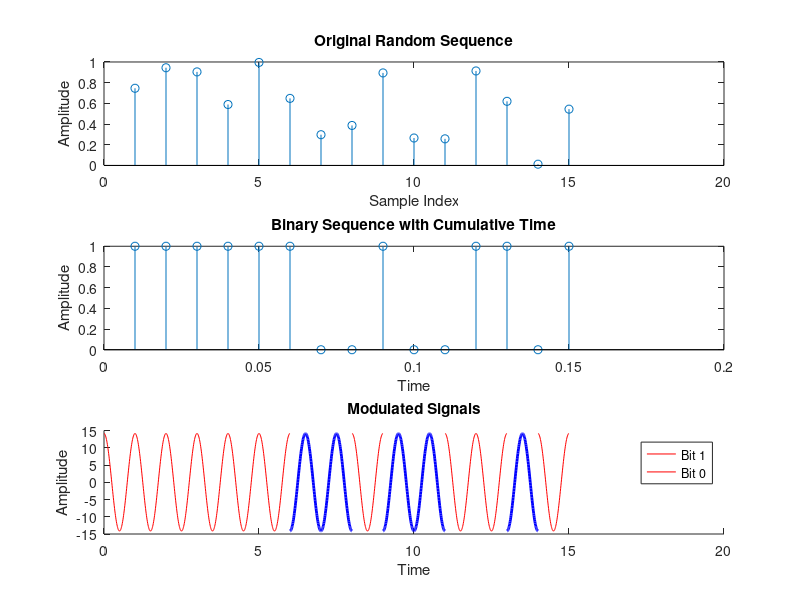
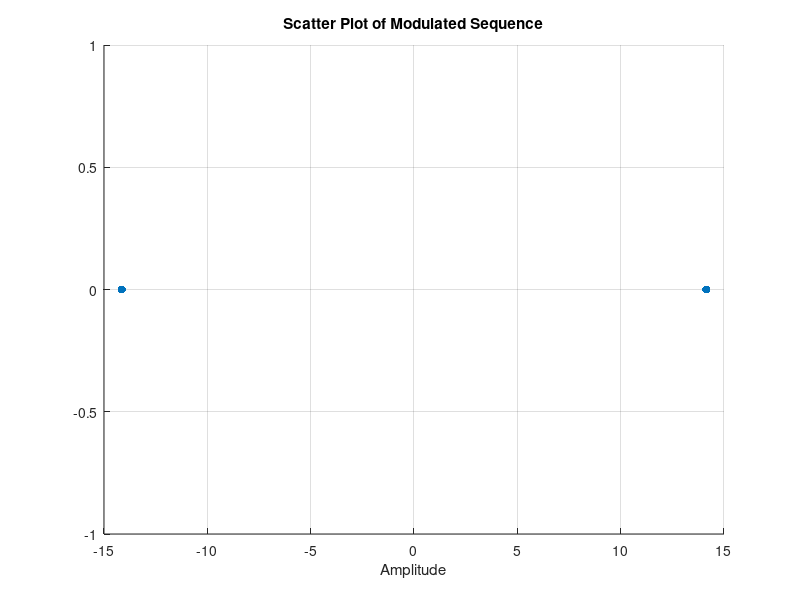

MATLAB code for these plots, in order:
% Experiment 3 --by Ravi Patel
% Roll no. - 2101165

% Clear the command window and workspace
clc;
clear all;

N = 15;              % Number of sequences
Ts = 0.01;           % Sampling interval
fc = 1 / Ts;         % Carrier frequency (cycles per unit time)
Es = 1;              % Energy of the signal
t = (ones(1, N) * Ts);  % Time vector with intervals Ts

A = sqrt(2 * (Es / Ts));  % Amplitude

seq = rand(1, N);   % Generate a random sequence
new_Seq = ((seq >= 0.4));  % Convert sequence into a binary sequence

% Plotting the original random sequence
subplot(3, 1, 1);
stem(seq);
xlabel('Sample Index');
ylabel('Amplitude');
title('Original Random Sequence');

% Plotting the binary sequence with cumulative time
subplot(3, 1, 2);
stem(cumsum(t), new_Seq);
xlabel('Time');
ylabel('Amplitude');
title('Binary Sequence with Cumulative Time');

% Generating modulated signals based on the binary sequence
subplot(3, 1, 3);
t = 0:1/fc:1;  % Time vector for one period
x_t1 = A * cos(2 * pi * t);   % Carrier signal with positive amplitude
x_t2 = -A * cos(2 * pi * t);  % Carrier signal with negative amplitude

mod_seq1 = [];  % To store the modulated sequence

hold on;
for i = 1:N
    if (new_Seq(i) == 0)
       plot(t, x_t2, 'Color', 'blue', 'LineWidth', 2);

        mod_seq1 = [mod_seq1, -A];
    else
        plot(t, x_t1, 'Color', 'red');
        mod_seq1 = [mod_seq1, A];
    end
    t = t + 1;  % Shift time for the next period
end
hold off;

xlabel('Time');
ylabel('Amplitude');
title('Modulated Signals');
legend('Bit 1', 'Bit 0');

% Scatter plot of the modulated sequence
figure(2);
scatter(mod_seq1, zeros(size(mod_seq1)), 'filled');
grid on;
axis on;
xlabel('Amplitude');
title('Scatter Plot of Modulated Sequence');
